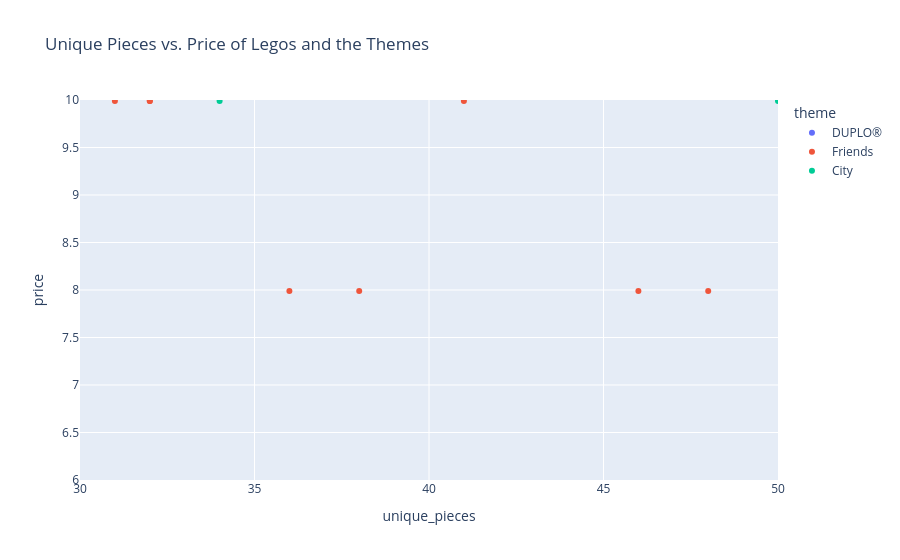

Notebook code cell kept with this figure:
### Code cell
fig = px.scatter(DF,
                 x='unique_pieces',
                 y='price',
                 color='theme',
                 title='Unique Pieces vs. Price of Legos and the Themes',
hover_data=['set_name', 'ages', 'pieces'],
range_x=[30, 50],
range_y=[6, 10])                

fig.show()

# Very super interesting that when i found all of the best deals, there were four, not three.
# I noticed that two of them had the same amount of pieces, but a differemt amount of unique pieces.
# Because of this, I added a new and imwproved graph with the x axis changed to unique pieces, since there is an original number for each of those four.
# I went and changed my graph so I could see all four values.
# By hovering over the FOUR sets that cost $7.99, you can see the ages are all 6+ so perfect for your 6 year old cousin.

### Figure 1 — Plotly figure (JSON) as saved in the notebook; plotly's stock layout.template omitted (floating-point values rounded to 4 significant figures)
{"data": [{"customdata": [["My First Ladybird", "Ages_1½-3", 6], ["My First Race Car", "Ages_1½-3", 6], ["My First Celebration", "Ages_1½-3", 41], ["Large Playground Brick Box", "Ages_2-5", 71], ["Farmers' Market", "Ages_2-5", 26], ["Farm Animals", "Ages_2-5", 16], ["Train Bridge and Tracks", "Ages_2-5", 26], ["Cargo Train", "Ages_2-5", 105], ["Spider-Man & Hulk Adventures", "Ages_2-5", 38], ["Rapunzel's Tower", "Ages_2-5", 37], ["Train Tracks", "Ages_2-5", 23], ["My First Fun Puzzle", "Ages_1½+", 15], ["My First Car Creations", "Ages_1½+", 34], ["Fire Truck", "Ages_2+", 21], ["Baby Animals", "Ages_2+", 9], ["Tropical Island", "Ages_2+", 73], ["Plane", "Ages_2+", 12], ["Submarine Adventure", "Ages_2+", 24], ["Alphabet Truck", "Ages_1½+", 36], ["Tow Truck", "Ages_1½+", 7], ["Super Heroes Lab", "Ages_2+", 30], ["Bedroom", "Ages_2+", 16], ["Pizza Stand", "Ages_2+", 18], ["Bakery", "Ages_2+", 46], ["Modular Playhouse", "Ages_2+", 129]], "hovertemplate": "theme=DUPLO®<br>unique_pieces=%{x}<br>price=%{y}<br>set_name=%{customdata[0]}<br>ages=%{customdata[1]}<br>pieces=%{customdata[2]}<extra></extra>", "legendgroup": "DUPLO®", "marker": {"color": "#636efa", "symbol": "circle"}, "mode": "markers", "name": "DUPLO®", "orientation": "v", "showlegend": true, "type": "scatter", "x": [5, 6, 18, 49, 18, 13, 10, 68, 29, 26, 9, 15, 31, 16, 9, 44, 11, 22, 35, 7, 23, 16, 15, 33, 56], "xaxis": "x", "y": [4.99, 4.99, 14.99, 49.99, 19.99, 9.99, 24.99, 120.0, 29.99, 29.99, 19.99, 19.99, 19.99, 19.99, 9.99, 59.99, 9.99, 19.99, 24.99, 6.99, 29.99, 14.99, 9.99, 34.99, 59.99], "yaxis": "y"}, {"customdata": [["Stephanie's Soccer Practice", "Ages_6-12", 119], ["Olivia's Mission Vehicle", "Ages_6-12", 223], ["Mia's Tree House", "Ages_6-12", 351], ["Friendship House", "Ages_6-12", 722], ["Friends Advent Calendar", "Ages_6-12", 500], ["Stephanie's Heart Box", "Ages_6+", 85], ["Mia's Heart Box", "Ages_6+", 83], ["Mia's Forest Adventures", "Ages_6+", 134], ["Stephanie's Obstacle Course", "Ages_6+", 337], ["Mia's House", "Ages_6+", 715], ["Andrea's Pool Party", "Ages_6+", 468], ["Turtles Rescue Mission", "Ages_6+", 225], ["Dolphins Rescue Mission", "Ages_6+", 363], ["Andrea's Summer Heart Box", "Ages_6+", 83], ["Olivia's Summer Heart Box", "Ages_6+", 93], ["Heartlake City Hospital", "Ages_6+", 379], ["Puppy Playground", "Ages_4+", 57], ["Andrea's Play Cube - Singer", "Ages_6+", 49], ["Mia's Play Cube - Veterinarian", "Ages_6+", 40], ["Mia's Play Cube - Cinema", "Ages_6+", 37], ["Baby Elephant Jungle Rescue", "Ages_6+", 203], ["Tiger Hot Air Balloon Jungle Rescue", "Ages_7+", 302], ["Jungle Rescue Base", "Ages_8+", 648], ["Emma's Fashion Shop", "Ages_6+", 343], ["Beach House", "Ages_6+", 444]], "hovertemplate": "theme=Friends<br>unique_pieces=%{x}<br>price=%{y}<br>set_name=%{customdata[0]}<br>ages=%{customdata[1]}<br>pieces=%{customdata[2]}<extra></extra>", "legendgroup": "Friends", "marker": {"color": "#EF553B", "symbol": "circle"}, "mode": "markers", "name": "Friends", "orientation": "v", "showlegend": true, "type": "scatter", "x": [78, 106, 151, 309, 202, 36, 38, 77, 168, 274, 221, 125, 192, 46, 48, 154, 41, 32, 32, 31, 111, 145, 251, 152, 216], "xaxis": "x", "y": [14.99, 19.99, 29.99, 69.99, 29.99, 7.99, 7.99, 14.99, 39.99, 69.99, 49.99, 19.99, 39.99, 7.99, 7.99, 49.99, 9.99, 9.99, 9.99, 9.99, 19.99, 39.99, 79.99, 29.99, 49.99], "yaxis": "y"}, {"customdata": [["Off-Road Chase", "Ages_5-12", 37], ["Mountain Fugitives", "Ages_5-12", 88], ["Dirt Road Pursuit", "Ages_5-12", 297], ["Pickup & Caravan", "Ages_5-12", 344], ["Heavy Cargo Transport", "Ages_5-12", 310], ["Mining Team", "Ages_5-12", 82], ["People Pack - Outdoor Adventures", "Ages_5-12", 164], ["Parachute Arrest", "Ages_5+", 218], ["Dock Side Fire", "Ages_5+", 97], ["Fire Station", "Ages_5+", 509], ["Fire Plane", "Ages_6+", 363], ["Construction Loader", "Ages_5+", 88], ["Diving Yacht", "Ages_5+", 148], ["Harvester Transport", "Ages_5+", 358], ["Mars Research Shuttle", "Ages_5+", 273], ["Police Helicopter Chase", "Ages_5+", 212], ["Police Monster Truck Heist", "Ages_5+", 362], ["Police Station", "Ages_6+", 743], ["Fire Helicopter Response", "Ages_5+", 93], ["Street Sweeper", "Ages_5+", 89], ["Monster Truck", "Ages_5+", 55], ["Construction Bulldozer", "Ages_4+", 126], ["Tuning Workshop", "Ages_6+", 897], ["Ocean Exploration Ship", "Ages_7+", 745], ["Safari Off-Roader", "Ages_5+", 168]], "hovertemplate": "theme=City<br>unique_pieces=%{x}<br>price=%{y}<br>set_name=%{customdata[0]}<br>ages=%{customdata[1]}<br>pieces=%{customdata[2]}<extra></extra>", "legendgroup": "City", "marker": {"color": "#00cc96", "symbol": "circle"}, "mode": "markers", "name": "City", "orientation": "v", "showlegend": true, "type": "scatter", "x": [28, 61, 140, 188, 161, 64, 128, 139, 63, 210, 151, 50, 81, 166, 135, 127, 198, 298, 61, 55, 34, 81, 411, 314, 86], "xaxis": "x", "y": [6.99, 9.99, 39.99, 29.99, 29.99, 9.99, 39.99, 39.99, 19.99, 69.99, 59.99, 9.99, 19.99, 29.99, 39.99, 39.99, 59.99, 99.99, 29.99, 9.99, 9.99, 19.99, 99.99, 150.0, 19.99], "yaxis": "y"}], "layout": {"legend": {"title": {"text": "theme"}, "tracegroupgap": 0}, "title": {"text": "Unique Pieces vs. Price of Legos and the Themes"}, "xaxis": {"anchor": "y", "domain": [0, 1], "range": [30, 50], "title": {"text": "unique_pieces"}}, "yaxis": {"anchor": "x", "domain": [0, 1], "range": [6, 10], "title": {"text": "price"}}}}
